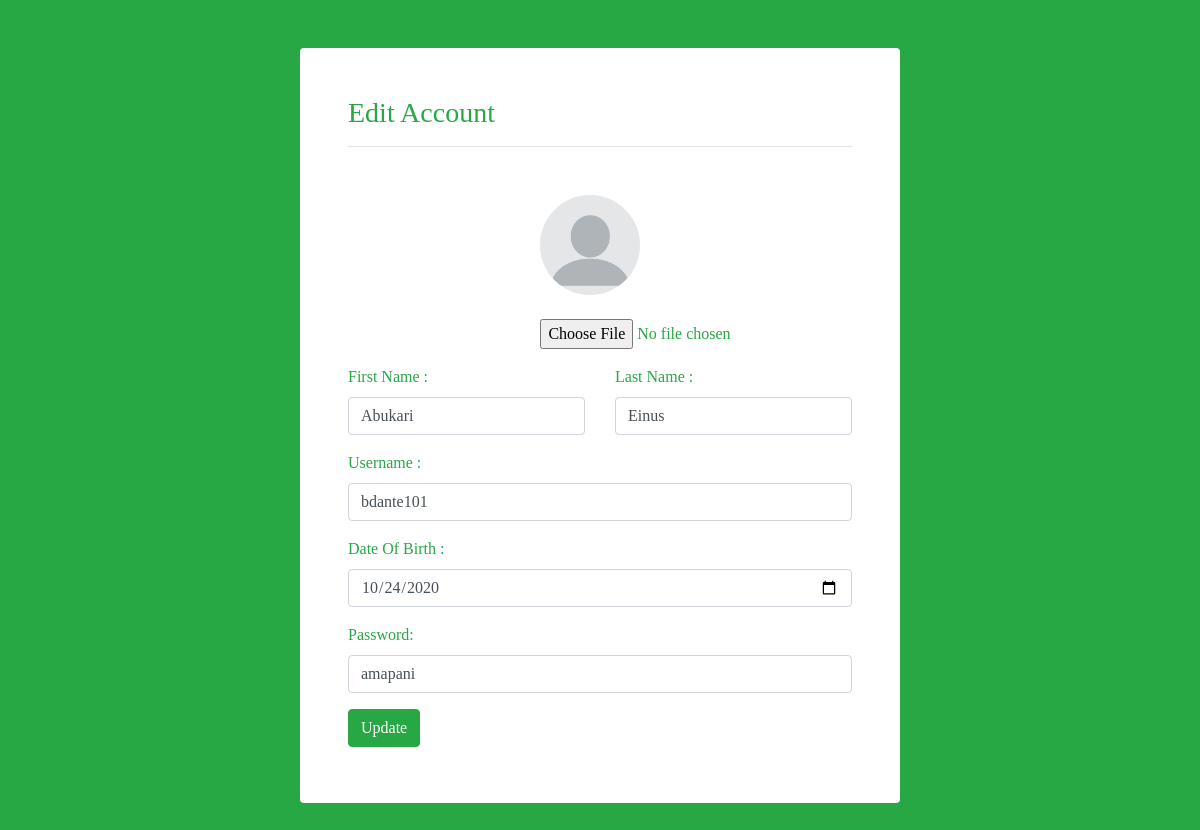
/home/edit.php (signed in), run on the app's committed database.
### tables this page shows
CREATE TABLE `usertbl` (
  `id` int(11) NOT NULL,
  `pic` varchar(1000) NOT NULL,
  `fname` text NOT NULL,
  `lname` text NOT NULL,
  `dob` date NOT NULL,
  `username` varchar(100) NOT NULL,
  `pass` varchar(100) NOT NULL
);

### home/edit.php (the view, shortened to what this page needs)
<?php
include('../initialize.php');
$uname=$_SESSION['username'];
$query="SELECT * FROM usertbl WHERE username ='$uname'";
$result=$con->query($query);
while ($value=$result->fetch_assoc()) {
?>
<!DOCTYPE html>
<html>
<head>
		<link rel="stylesheet" type="text/css" href="../bootstrap-4.5.0-dist/css/bootstrap.css">
	<link rel="stylesheet" href="https://cdnjs.cloudflare.com/ajax/libs/font-awesome/4.7.0/css/font-awesome.min.css">
<link rel="stylesheet" type="text/css" href="../css/text.css">
</head>
<body class="bg-success">
<div style="width:600px;" class="container p-5 bg-white rounded my-5">
<h3 class="text-success ">Edit Account</h3>
<hr class="p-2">
<form method="POST" action="../process.php">
	<div style="margin-left:35%;" class="mt-3 p-3">
		<img src="../<?php echo $value['pic']; ?>" style="width:100px;height:100px;border-radius:100px;"><br><br>
		<input class="text-success" type="file" name="image">
	</div>
	<div class="form-group row">
		<div class="col">
			<label for='edit_fname' class="text-success">First Name :</label>
		<input class="form-control" type="text" name="edit_fname" value=<?php echo $value['fname']; ?>>
		</div>
		<div class="col">
			<label for='edit_lname' class="text-success">Last Name :</label>
		<input class="form-control" type="text" name="edit_lname" value=<?php echo $value['lname']; ?>>
		</div>
	</div>
	<div class="form-group">
		<label for="edit_uname" class="text-success">Username :</label><br>
		<input class="form-control" type="text" name="edit_uname" value=<?php echo $value['username']; ?> >
	</div>
	<div class="form-group">
		<label for="dob" class="text-success">Date Of Birth :</label><br>
		<input class="form-control" type="date"  name="edit_dob" value=<?php echo date('Y-m-d',strtotime( $value['dob'])); ?>>
	</div>
	<div class="form-group">
		<label for="uname" class="text-success">Password:</label><br>
		<input class="form-control" type="text" name="edit_uname" value=<?php echo $value['pass'];} ?>>
	</div>
	<div class="my-2">
	<button type="submit" name="edit" class="btn btn-success">Update</button>
</div>
</form>
</div>
</body>
</html>

### css/text.css (style rules this page uses)
* { font-family:montserrat; }

### data on the page
usertbl: pic (placeholder picture), edit_fname "Abukari", edit_lname "Einus", edit_uname "bdante101", edit_dob "10/24/2020", edit_uname "amapani"
